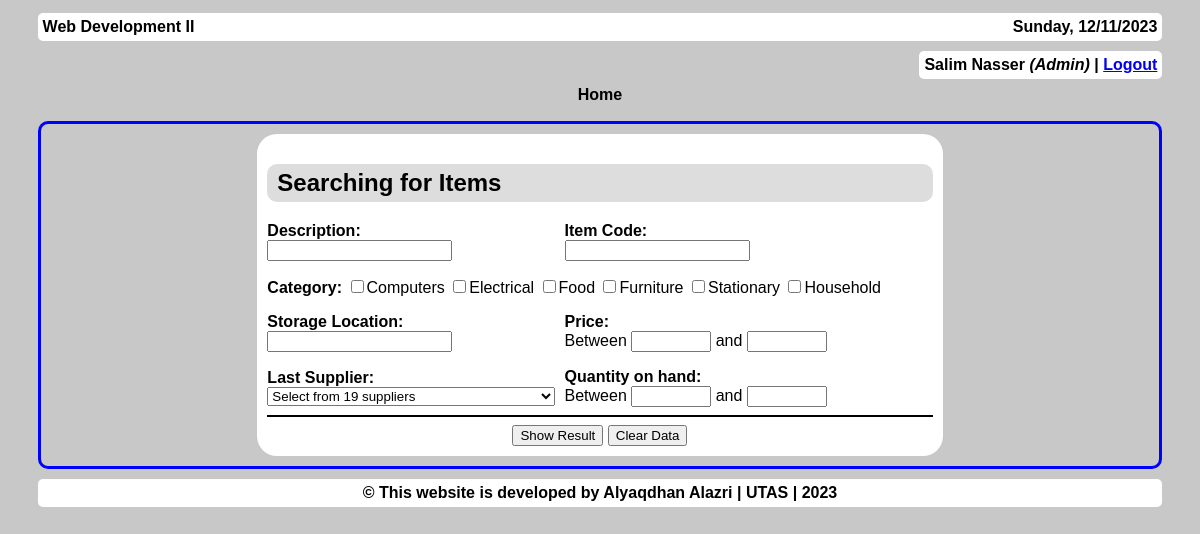
Screenshot of /formToSearch.php (signed in) with the database file from the repository.
### tables this page shows
CREATE TABLE IF NOT EXISTS `categories` (
  `categoryCode` int(11) NOT NULL AUTO_INCREMENT COMMENT 'Category Code',
  `categoryDesc` char(50) DEFAULT NULL COMMENT 'Category Description',
  PRIMARY KEY (`categoryCode`)
);

### formToSearch.php (the view, shortened to what this page needs)
<?php
if (!isset($_SESSION['UID'])) {
    header('Location: error.php?ec=1');
    exit;
} else {
    include('header.php');
    include('dbconnect.php');
    echo "<form action='searchResult.php' method='post'>\n";
    echo "<h2>Searching for Items</h2>\n";
    $st = "style = 'display: inline-block; width: 55%;'";
    $st2 = "style = 'display: inline-block; width: 44%;'";
    $inp = "style = 'width: 80px;'";
    echo "<div $st2><b>Description:</b> <br><input type='text' name='nm'></div>\n";
    echo "<div $st><b>Item Code:</b> <br><input type='text' name='ic'></div><p>\n";
    echo "<div style='clear: both'><b>Category:</b>\n";
    $q = "select * from categories";
    $r = mysqli_query($conn, $q) or die("Error in query: <mark>$q</mark><br>\n". mysqli_error($conn));
    while ($cat = mysqli_fetch_assoc($r)) {
        echo " <label><input type='checkbox' name='ct[]' value={$cat['categoryCode']}>{$cat['categoryDesc']}</label>\n";
    }
    echo "<p></div><div $st2><b>Storage Location:</b> <br><input type='text' name='sl'></div>\n";
    echo "<div $st><b>Price:</b> <br>Between <input type='number' name='pf' $inp> and <input type='number' name='pt' $inp></div><p>\n";
    echo "<div $st2><b>Last Supplier:</b><br>\n";
    echo "<select name='ls'>\n";
    $q = "select * from suppliers";
    $r = mysqli_query($conn, $q) or die("Error in query: <mark>$q</mark><br>\n". mysqli_error($conn));
    $i = mysqli_num_rows($r);
    echo "<option value=''>Select from $i suppliers</option>";
    echo "</select></div>\n";
    echo "<div $st><b>Quantity on hand:</b> <br>Between <input type='number' name='qf' $inp> and <input type='number' name='qt' $inp></div>\n";
    echo "<hr>\n";
    echo "<div class='buttons'>\n";
    echo "<input type='submit' value='Show Result'> <input type='reset' value='Clear Data'>\n";
    echo "</div>\n";
    echo "</form>\n";
    include('footer.php');
}
?>

### style.css (style rules this page uses)
html { font-family: Arial, sans-serif; background-color: #c8c8c8; }
.content form { background-color: white; width: 60%; margin: 5px auto; padding: 10px; border-radius: 20px; position: relative; }
.content h2 { background-color: #dddddd; text-align: left; padding: 5px 10px; border-radius: 10px; }
.buttons { text-align: center; }
hr { border: solid 1px; }

### rows the page displays
categories: categoryDesc "Computers"
categories: categoryDesc "Electrical"
categories: categoryDesc "Food"
categories: categoryDesc "Furniture"
categories: categoryDesc "Stationary"
categories: categoryDesc "Household"

### other values shown
$_SESSION['NAME'] "Salim Nasser"
$UserTypes[$_SESSION['TYPE']] "Admin"
